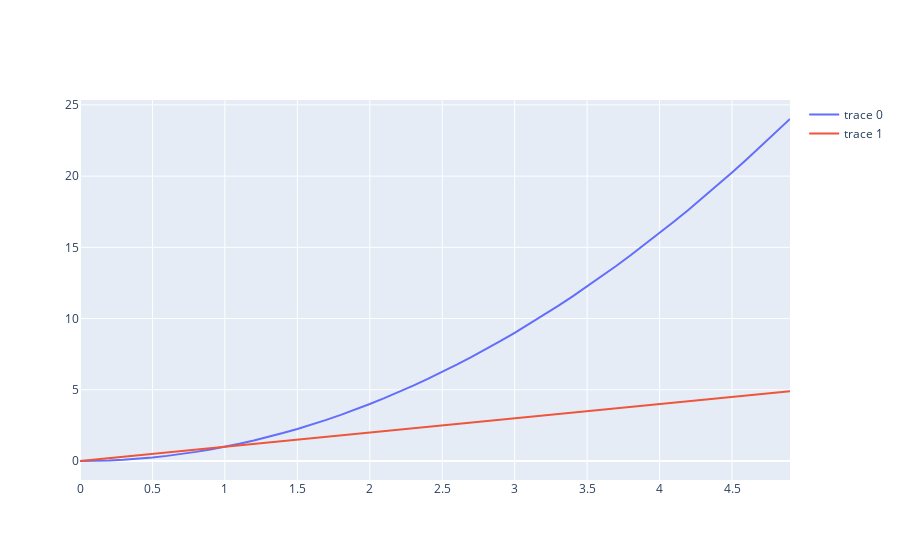

The notebook cell saved with this chart:
### Code cell
fig = go.Figure()
fig.add_trace(go.Scatter(x=x, y=f(x)))
fig.add_trace(go.Scatter(x=x, y=x))
fig.show()
